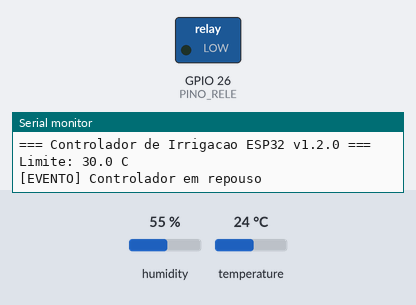
A sketch run on a simulated ESP32. Shown: switched loads named in the sketch (green lamp = pin HIGH), the last lines printed to the serial monitor. The inputs (shaded band) are chosen by the test bench; at power-on: temperature 24 °C, humidity 55 %. WiFi joins after 1.5 s; servers stay silent unless stated; no MQTT or app messages arrive unless stated.

Above: at 3.2 s.
3.3 s: temperature set to 29.4 °C
11.5 s: temperature set to 30.8 °C
At 12.3 s:
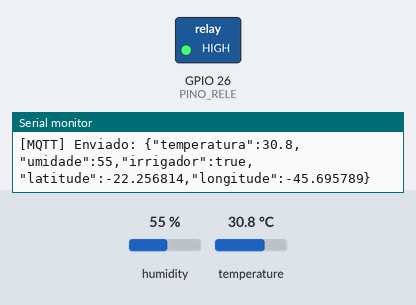
Timing chart, 0 to 14.5 s (numbered marks = the images above; inputs shaded):
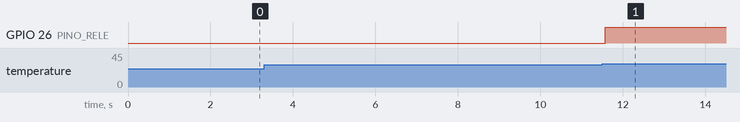

The sketch:

ControladorIrrigacao.ino
```cpp
/**
 * @file    ControladorIrrigacao.ino
 * @brief   Controlador de irrigação por temperatura para ESP32.
 * @version 1.0
 * @date    2026-11-05
 *
 * @details
 * Lê um sensor Grove ASAIR AM2302 (equivalente ao DHT22, temperatura e
 * umidade relativa do ar) e controla um relé que aciona o irrigador.
 *
 * Regra de operação:
 *  1. Se a temperatura ultrapassar TEMP_LIMITE_C, o irrigador é ligado
 *     por TEMPO_IRRIGACAO_MS (2 min) e depois desligado automaticamente.
 *  2. Após o desligamento, inicia-se um período de espera (TEMPO_ESPERA_MS,
 *     5 min) durante o qual o irrigador NÃO pode religar.
 *  3. Terminada a espera, se a temperatura ainda estiver acima do limite,
 *     um novo ciclo é iniciado. Caso contrário, o irrigador permanece
 *     desligado até que a temperatura volte a ultrapassar o limite.
 *
 * A umidade do ar é lida e exibida no monitor serial para supervisão;
 * não participa da decisão de acionamento.
 *
 * Conectividade (v1.0):
 *  - Wi-Fi com duas redes cadastradas (WLL-Inatel e Jupter); o ESP32 conecta
 *    na de melhor sinal disponível e reconecta sozinho se cair.
 *  - Telemetria via MQTT (porta 1883) para o ThingsBoard, tópico
 *    v1/devices/me/telemetry, autenticando com o Access Token do dispositivo.
 *    Campos enviados: temperatura (°C), umidade (%), irrigador (true/false) e
 *    localização (latitude/longitude, definidas manualmente no código).
 *  - A telemetria é enviada a cada INTERVALO_TELEMETRIA_MS e também
 *    imediatamente quando o irrigador liga ou desliga.
 *  - A rede NUNCA bloqueia o controle: sem Wi-Fi/MQTT o irrigador continua
 *    funcionando normalmente, e a telemetria é retomada quando a rede volta.
 *
 * Segurança (fail-safe): em falha de leitura do sensor a saída é desligada
 * e nenhum novo ciclo é iniciado.
 *
 * Toda a temporização usa millis() (sem delay()), portanto o laço principal
 * nunca bloqueia. millis() é seguro contra overflow com subtração unsigned.
 *
 * Bibliotecas (Gerenciador de Bibliotecas da Arduino IDE):
 *  - DHT sensor library       (Adafruit)
 *  - Adafruit Unified Sensor  (Adafruit, dependência da anterior)
 *  - PubSubClient             (Nick O'Leary)
 *
 * Placa: "ESP32 Dev Module" (pacote esp32 da Espressif).
 * Serial: 115200 baud.
 */

#include <WiFi.h>
#include <WiFiMulti.h>
#include <PubSubClient.h>
#include <DHT.h>

/* ========================================================================== */
/*  CONFIGURAÇÃO DO USUÁRIO                                                   */
/* ========================================================================== */

// ---- Pinagem (GPIO do ESP32) ----
constexpr uint8_t PINO_SENSOR = 4;    ///< Sinal do AM2302 (fio amarelo do cabo Grove)
constexpr uint8_t PINO_RELE   = 26;   ///< Saída para o módulo relé do irrigador

// ---- Sensor ----
#define TIPO_SENSOR DHT22             ///< AM2302 é a versão cabeada do DHT22

// ---- Lógica do relé ----
constexpr bool RELE_ATIVO_EM_NIVEL_ALTO = true;  ///< false para módulos relé ativos em LOW

// ---- Parâmetros de controle ----
constexpr float    TEMP_LIMITE_C      = 30.0f;                 ///< Limite de temperatura (°C)
constexpr uint32_t TEMPO_IRRIGACAO_MS = 2UL * 60UL * 1000UL;   ///< Duração da irrigação: 2 min
constexpr uint32_t TEMPO_ESPERA_MS    = 5UL * 60UL * 1000UL;   ///< Espera mínima entre ciclos: 5 min

// ---- Amostragem ----
// O DHT22 não deve ser lido mais de uma vez a cada ~2 s.
constexpr uint32_t INTERVALO_LEITURA_MS = 2000;  ///< Período entre leituras do sensor
constexpr uint32_t INTERVALO_LOG_MS     = 5000;  ///< Período entre mensagens de status

// ---- Tolerância a falhas ----
constexpr uint8_t MAX_FALHAS_CONSECUTIVAS = 3;   ///< Leituras inválidas seguidas até declarar falha

// ---- Wi-Fi (tenta as redes cadastradas e usa a de melhor sinal) ----
constexpr char WIFI_SSID_1[]  = "WLL-Inatel";
constexpr char WIFI_SENHA_1[] = "inatelsemfio";
constexpr char WIFI_SSID_2[]  = "Jupter";
constexpr char WIFI_SENHA_2[] = "************";
constexpr uint32_t INTERVALO_WIFI_MS = 10000;    ///< Período entre tentativas de (re)conexão Wi-Fi

// ---- Localização do irrigador (informada manualmente) ----
constexpr double LATITUDE_GRAUS  = -22.256814;   ///< Latitude em graus
constexpr double LONGITUDE_GRAUS = -45.695789;   ///< Longitude em graus

// ---- MQTT / ThingsBoard ----
constexpr char     MQTT_SERVIDOR[]  = "demo.thingsboard.io";  ///< dashboard
constexpr uint16_t MQTT_PORTA       = 1883;
constexpr char     MQTT_TOKEN[]     = "RVd1q5qvqS50s04fFT9k"; ///< Access Token do dispositivo
constexpr char     MQTT_TOPICO[]    = "v1/devices/me/telemetry";
constexpr uint32_t INTERVALO_MQTT_MS       = 5000;   ///< Período entre tentativas de reconexão MQTT
constexpr uint32_t INTERVALO_TELEMETRIA_MS = 10000;  ///< Período de envio periódico da telemetria

/* ========================================================================== */
/*  TIPOS E VARIÁVEIS GLOBAIS                                                 */
/* ========================================================================== */

/** Estados da máquina de estados do controlador. */
enum class Estado : uint8_t {
  OCIOSO,       ///< Irrigador desligado, pronto para iniciar novo ciclo
  IRRIGANDO,    ///< Irrigador ligado, contando TEMPO_IRRIGACAO_MS
  ESPERA        ///< Irrigador desligado, contando TEMPO_ESPERA_MS
};

DHT sensor(PINO_SENSOR, TIPO_SENSOR);

WiFiMulti    wifiMulti;
WiFiClient   clienteWifi;
PubSubClient mqtt(clienteWifi);

uint32_t ultimaTentativaWifi  = 0;   ///< millis() da última tentativa de Wi-Fi
uint32_t ultimaTentativaMqtt  = 0;   ///< millis() da última tentativa de MQTT
uint32_t ultimaTelemetria     = 0;   ///< millis() do último envio de telemetria
bool     enviarTelemetriaJa   = true;///< Força envio imediato (mudança de estado / reconexão)
bool     irrigadorLigado      = false; ///< Estado lógico do irrigador

Estado   estadoAtual    = Estado::OCIOSO;
uint32_t instanteEstado = 0;      ///< millis() da última transição de estado
uint32_t ultimaLeitura  = 0;      ///< millis() da última leitura do sensor
uint32_t ultimoLog      = 0;      ///< millis() do último log

float   temperaturaC    = NAN;    ///< Última temperatura válida (°C)
float   umidadePercent  = NAN;    ///< Última umidade relativa do ar válida (%)
uint8_t falhasSeguidas  = 0;      ///< Contador de leituras inválidas consecutivas
bool    sensorOk        = false;  ///< Estado de saúde do sensor

/* ========================================================================== */
/*  FUNÇÕES AUXILIARES                                                        */
/* ========================================================================== */

/**
 * @brief Aciona ou libera o relé respeitando a polaridade configurada.
 * @param ligar true para ligar o irrigador, false para desligar.
 */
void definirIrrigador(bool ligar) {
  const bool nivel = ligar ? RELE_ATIVO_EM_NIVEL_ALTO : !RELE_ATIVO_EM_NIVEL_ALTO;
  digitalWrite(PINO_RELE, nivel ? HIGH : LOW);
  if (irrigadorLigado != ligar) enviarTelemetriaJa = true;   // reporta mudança imediatamente
  irrigadorLigado = ligar;
}

/**
 * @brief Realiza a transição para um novo estado e registra o instante.
 * @param novo Estado de destino.
 */
void mudarEstado(Estado novo) {
  estadoAtual    = novo;
  instanteEstado = millis();

  switch (novo) {
    case Estado::IRRIGANDO:
      definirIrrigador(true);
      Serial.println(F("[EVENTO] Irrigador LIGADO"));
      break;
    case Estado::ESPERA:
      definirIrrigador(false);
      Serial.println(F("[EVENTO] Irrigador DESLIGADO - aguardando intervalo minimo"));
      break;
    case Estado::OCIOSO:
      definirIrrigador(false);
      Serial.println(F("[EVENTO] Controlador em repouso"));
      break;
  }
}

/**
 * @brief Lê o AM2302 e atualiza as variáveis globais.
 *
 * Uma leitura inválida (NAN) isolada é ignorada e o último valor válido é
 * mantido. Após MAX_FALHAS_CONSECUTIVAS leituras inválidas seguidas o
 * sensor é considerado em falha (sensorOk = false).
 */
void lerSensor() {
  const float t = sensor.readTemperature();
  const float h = sensor.readHumidity();

  if (isnan(t) || isnan(h)) {
    if (falhasSeguidas < MAX_FALHAS_CONSECUTIVAS) falhasSeguidas++;
    if (falhasSeguidas >= MAX_FALHAS_CONSECUTIVAS) {
      sensorOk       = false;
      temperaturaC   = NAN;
      umidadePercent = NAN;
    }
    return;
  }

  falhasSeguidas = 0;
  sensorOk       = true;
  temperaturaC   = t;
  umidadePercent = h;
}

/**
 * @brief Indica se as condições atuais permitem iniciar a irrigação.
 * @return true se o sensor está saudável e a temperatura excede o limite.
 */
bool condicaoParaIrrigar() {
  if (!sensorOk) return false;                  // fail-safe
  return temperaturaC > TEMP_LIMITE_C;
}

/**
 * @brief Mantém o Wi-Fi conectado (não bloqueia enquanto estiver conectado).
 *
 * Quando desconectado, tenta reconectar a cada INTERVALO_WIFI_MS. A chamada
 * a wifiMulti.run() pode levar alguns segundos (varredura + conexão); o
 * controle do irrigador usa millis(), portanto apenas é atrasado, nunca perdido.
 */
void manterWifi() {
  if (WiFi.status() == WL_CONNECTED) return;
  const uint32_t agora = millis();
  if (agora - ultimaTentativaWifi < INTERVALO_WIFI_MS) return;
  ultimaTentativaWifi = agora;

  Serial.println(F("[WIFI] Conectando..."));
  if (wifiMulti.run(8000) == WL_CONNECTED) {
    Serial.print(F("[WIFI] Conectado a "));
    Serial.print(WiFi.SSID());
    Serial.print(F(" | IP "));
    Serial.println(WiFi.localIP());
    enviarTelemetriaJa = true;
  } else {
    Serial.println(F("[WIFI] Sem conexao"));
  }
}

/**
 * @brief Mantém a conexão MQTT com o ThingsBoard (exige Wi-Fi conectado).
 */
void manterMqtt() {
  if (WiFi.status() != WL_CONNECTED || mqtt.connected()) return;
  const uint32_t agora = millis();
  if (agora - ultimaTentativaMqtt < INTERVALO_MQTT_MS) return;
  ultimaTentativaMqtt = agora;

  Serial.println(F("[MQTT] Conectando ao ThingsBoard..."));
  // ThingsBoard: usuário = Access Token, senha vazia.
  if (mqtt.connect("ESP32-Irrigador", MQTT_TOKEN, nullptr)) {
    Serial.println(F("[MQTT] Conectado"));
    enviarTelemetriaJa = true;
  } else {
    Serial.print(F("[MQTT] Falha, rc="));
    Serial.println(mqtt.state());
  }
}

/**
 * @brief Envia temperatura, umidade e estado do irrigador ao ThingsBoard.
 *
 * Com falha do sensor, temperatura e umidade são omitidas (não se envia
 * valor inventado); o estado do irrigador é sempre enviado.
 */
void enviarTelemetria() {
  if (!mqtt.connected()) return;

  char json[160];
  if (sensorOk) {
    snprintf(json, sizeof(json),
             "{\"temperatura\":%.1f,\"umidade\":%.0f,\"irrigador\":%s,"
             "\"latitude\":%.6f,\"longitude\":%.6f}",
             temperaturaC, umidadePercent, irrigadorLigado ? "true" : "false",
             LATITUDE_GRAUS, LONGITUDE_GRAUS);
  } else {
    snprintf(json, sizeof(json),
             "{\"irrigador\":%s,\"latitude\":%.6f,\"longitude\":%.6f}",
             irrigadorLigado ? "true" : "false", LATITUDE_GRAUS, LONGITUDE_GRAUS);
  }

  if (mqtt.publish(MQTT_TOPICO, json)) {
    Serial.print(F("[MQTT] Enviado: "));
    Serial.println(json);
    ultimaTelemetria   = millis();
    enviarTelemetriaJa = false;
  } else {
    Serial.println(F("[MQTT] Falha ao publicar"));
  }
}

/**
 * @brief Imprime o status atual no monitor serial.
 */
void imprimirStatus() {
  static const char* const nomes[] = {"OCIOSO", "IRRIGANDO", "ESPERA"};
  Serial.print(F("[STATUS] Estado="));
  Serial.print(nomes[static_cast<uint8_t>(estadoAtual)]);
  if (sensorOk) {
    Serial.print(F(" | Temp="));   Serial.print(temperaturaC, 1);   Serial.print(F(" C"));
    Serial.print(F(" | Umidade=")); Serial.print(umidadePercent, 0); Serial.println(F(" %"));
  } else {
    Serial.println(F(" | Sensor: FALHA"));
  }
}

/* ========================================================================== */
/*  SETUP E LOOP                                                              */
/* ========================================================================== */

/**
 * @brief Inicialização: serial, GPIOs (saída em estado seguro) e sensor.
 */
void setup() {
  Serial.begin(115200);

  pinMode(PINO_RELE, OUTPUT);
  definirIrrigador(false);            // garante irrigador desligado ao ligar

  sensor.begin();

  WiFi.mode(WIFI_STA);
  WiFi.setAutoReconnect(true);
  wifiMulti.addAP(WIFI_SSID_1, WIFI_SENHA_1);
  wifiMulti.addAP(WIFI_SSID_2, WIFI_SENHA_2);
  mqtt.setServer(MQTT_SERVIDOR, MQTT_PORTA);
  mqtt.setSocketTimeout(3);           // limita o bloqueio em conexões MQTT falhas

  Serial.println(F("=== Controlador de Irrigacao ESP32 v1.2.0 ==="));
  Serial.print(F("Limite: "));  Serial.print(TEMP_LIMITE_C, 1);
  Serial.println(F(" C"));

  delay(2000);                        // tempo de estabilização do DHT22 (única espera bloqueante)
  lerSensor();
  mudarEstado(Estado::OCIOSO);
}

/**
 * @brief Laço principal: amostra o sensor e executa a máquina de estados.
 */
void loop() {
  const uint32_t agora = millis();

  // --- Leitura periódica do sensor ---
  if (agora - ultimaLeitura >= INTERVALO_LEITURA_MS) {
    ultimaLeitura = agora;
    lerSensor();
  }

  // --- Máquina de estados ---
  switch (estadoAtual) {

    case Estado::OCIOSO:
      if (condicaoParaIrrigar()) {
        mudarEstado(Estado::IRRIGANDO);
      }
      break;

    case Estado::IRRIGANDO:
      // Desliga ao fim do tempo, independentemente da temperatura.
      // Em falha do sensor, desliga imediatamente por segurança.
      if (agora - instanteEstado >= TEMPO_IRRIGACAO_MS || !sensorOk) {
        mudarEstado(Estado::ESPERA);
      }
      break;

    case Estado::ESPERA:
      // Após 5 min volta a OCIOSO; se ainda estiver quente, OCIOSO
      // iniciará novo ciclo na próxima iteração.
      if (agora - instanteEstado >= TEMPO_ESPERA_MS) {
        mudarEstado(Estado::OCIOSO);
      }
      break;
  }

  // --- Rede e telemetria (nunca interfere no controle) ---
  manterWifi();
  manterMqtt();
  mqtt.loop();
  if (enviarTelemetriaJa || agora - ultimaTelemetria >= INTERVALO_TELEMETRIA_MS) {
    enviarTelemetria();
  }

  // --- Log periódico ---
  if (agora - ultimoLog >= INTERVALO_LOG_MS) {
    ultimoLog = agora;
    imprimirStatus();
  }
}
```

Measured:
- the behaviour switches between 30 and 30.1 °C on temperature (found by bisection; images 0 and 1)
- after the input at 11.5 s, GPIO 26 (PINO_RELE): LOW → HIGH after 0.07 s
